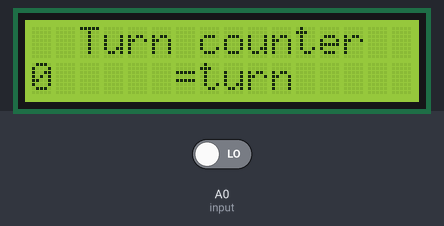
A sketch run on a simulated Arduino Uno, built with avr-gcc and run on an emulated ATmega328P. Parts: 16×2 character LCD. Inputs (shaded band) come from the test bench; at power-on: A0 (input) LOW.

Above: at 1.2 s.
1.3 s: A0 (input) driven HIGH
At 2.0 s:
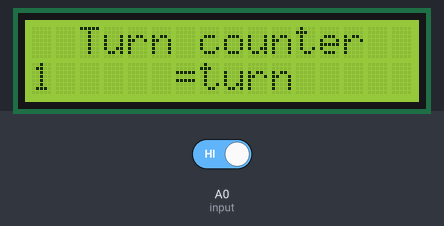
Timing chart, 0 to 4.3 s (numbered marks = the images above; inputs shaded):
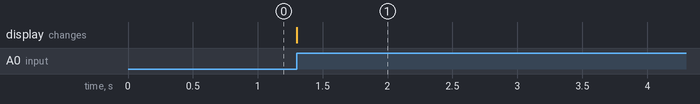

The sketch:

counter.ino
```cpp
#include <Wire.h>
#include <LiquidCrystal_I2C.h>

int x = 0;
int input = A0; // This will be your button or sensor input pin
int state = 0;  // State to track the current button press state

LiquidCrystal_I2C lcd(0x27, 16, 2); // Set the LCD address to 0x27 for a 16 chars and 2 line display

void setup()
{
  lcd.init(); // Initialize the LCD
  lcd.backlight(); // Turn on the LCD backlight

  // Set the input pin as input
  pinMode(input, INPUT);

  // Print a message to the LCD
  lcd.setCursor(0, 0);
  lcd.print("  Turn counter ");
  lcd.setCursor(0, 1);
  lcd.print(x);
  lcd.print("     =turn  ");
}

void loop()
{
  int counter = digitalRead(input); // Read the digital input pin (A0)

  if (state == 0) {
    if (counter == HIGH) {
      state = 1; // If button is pressed, change the state to 1
      x = x + 1; // Increment the counter
      lcd.setCursor(0, 1);
      lcd.print(x); // Display the updated count on the LCD
    }
  }

  // Reset the state if the button is released
  if (counter == LOW) {
    state = 0;
  }
}
```

Measured:
- after the input at 1.3 s, the display: changes at once (image 1)
